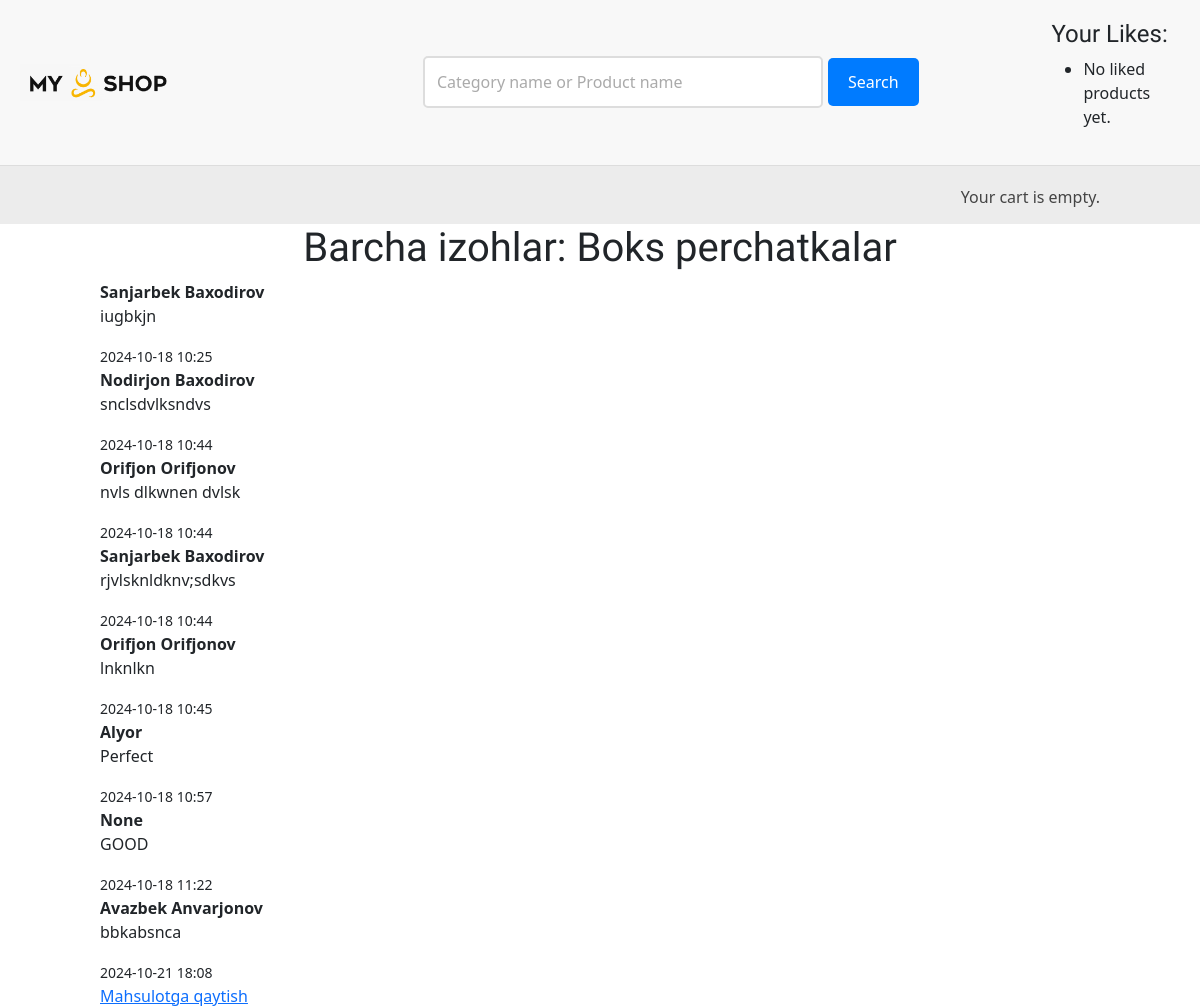
Screenshot of /1/boks-perchatkalar/comments/ with the database file from the repository.
### shop/models.py (models this page shows, shortened)
class Product(models.Model):
    class RatingChoices(models.IntegerChoices):
        zero = 0
        one = 1
        two = 2
        three = 3
        four = 4
        five = 5
    category = models.ForeignKey(Category, related_name='products', on_delete=models.CASCADE)
    name = models.CharField(max_length=550)
    slug = models.SlugField(max_length=200, unique=True)
    image = models.ImageField(upload_to='products/%Y/%m/%d', blank=True)
    description = models.TextField(blank=True)
    price = models.DecimalField(max_digits=10, decimal_places=2)
    discount = models.IntegerField(default=0)
    rating = models.PositiveIntegerField(choices=RatingChoices.choices, default=RatingChoices.zero)
    users_like = models.ManyToManyField(User, related_name='users_like',null=True, blank=True)
    available = models.BooleanField(default=True)
    created = models.DateTimeField(auto_now_add=True)
    updated = models.DateTimeField(auto_now=True)
    class Meta:
        ordering = ['name']
        indexes = [
            models.Index(fields=['id', 'slug']),
            models.Index(fields=['name']),
            models.Index(fields=['-created']),
        ]

class Comment(models.Model):
    full_name = models.CharField(max_length=550,null=True,blank=True)
    email = models.EmailField()
    message = models.TextField()
    product = models.ForeignKey(Product, related_name='comments', on_delete=models.CASCADE)
    is_active = models.BooleanField(default=True)
    created = models.DateTimeField(auto_now_add=True)
    updated = models.DateTimeField(auto_now=True)
    class Meta:
        verbose_name_plural = 'Comments'

### shop/views.py (the view)
# urls.py: path('<int:id>/<slug:slug>/comments/', views.all_comments, name='all_comments'),
def all_comments(request, id, slug):
    product = get_object_or_404(Product, id=id, slug=slug, available=True)
    comments = Comment.objects.filter(product=product, is_active=True)
    return render(request, 'shop/product/all_comments.html', {
        'product': product,
        'comments': comments
    })

### cart/cart.py (called while the page is built)
    def __len__(self):
        return sum(item['quantity'] for item in self.cart.values())

### cart/context_processors.py (called while the page is built)
def cart(request):
    return {'cart': Cart(request)}

### shop/templates/shop/product/all_comments.html
{% extends "shop/base.html" %}
{% block content %}
    <div class="all-comments">
        <h1>Barcha izohlar: {{ product.name }}</h1>
        <div class="comments">
            {% for comment in comments %}
                <div class="comment">
                    <strong>{{ comment.full_name }}</strong>
                    <p>{{ comment.message }}</p>
                    <small>{{ comment.created|date:"Y-m-d H:i" }}</small>
                </div>
            {% empty %}
                <p>Izohlar mavjud emas.</p>
            {% endfor %}
        </div>
        <div class="back-link">
            <a href="{% url 'shop:product_detail' product.id product.slug %}">Mahsulotga qaytish</a>
        </div>
    </div>
{% endblock %}

### shop/static/css/base.css (style rules this page uses)
body { margin: 0; padding: 0; font-family: helvetica, sans-serif; }
h1 { font-family: 'Ubuntu', sans-serif; font-weight: bold; font-size: 36px; color: #333; text-align: center; margin: 20px 0; }
a { text-decoration: none; color: #5993bb; }

### rows the page displays
Product: name "Boks perchatkalar"
Comment: full_name "Sanjarbek Baxodirov", message "iugbkjn", created "2024-10-18 10:25"
Comment: full_name "Nodirjon Baxodirov", message "snclsdvlksndvs", created "2024-10-18 10:44"
Comment: full_name "Orifjon Orifjonov", message "nvls dlkwnen dvlsk", created "2024-10-18 10:44"
Comment: full_name "Sanjarbek Baxodirov", message "rjvlsknldknv;sdkvs", created "2024-10-18 10:44"
Comment: full_name "Orifjon Orifjonov", message "lnknlkn", created "2024-10-18 10:45"
Comment: full_name "Alyor", message "Perfect", created "2024-10-18 10:57"
Comment: full_name "None", message "GOOD", created "2024-10-18 11:22"
Comment: full_name "Avazbek Anvarjonov", message "bbkabsnca", created "2024-10-21 18:08"
